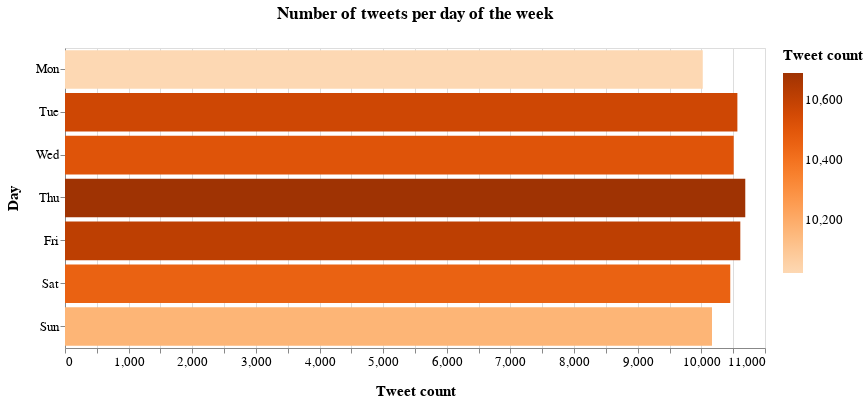

Here is the notebook cell this chart was saved with:
### Markdown cell above
The bar chart is created:

### Code cell
df = pd.DataFrame.from_dict(count, orient='index').reset_index()
df = df.rename(columns={'index':'Day',0:'Tweet count'})

#range=['#acdbf3','#a5d8f2','#9ed5f1','#97d2f0','#90cfef','#89ccee','#82c9ed','#7ac6ec','#73c3eb','#6cc0ea','#65bde9','#5ebae8','#57b7e7','#50b4e6','#48b0e4','#41ade3','#3aaae2','#33a7e1','#2ca4e0','#25a1df','#1f9edd','#1e99d6','#1d93cf','#1c8ec7','#1b89c0','#1a84b9','#197fb2','#187aab','#1775a4','#16709d','#156b95','#14668e','#136087','#125b80','#115679','#105172','#0f4c6b','#0e4763','#0d425c','#0c3d55','#0b384e','#0a3347','#092d40','#082839']
chart = alt.Chart(
    df
).mark_bar().encode(
    x = alt.X('Tweet count:Q'),
    y = alt.Y('Day', sort = ['Mon','Tue','Wed','Thu','Fri','Sat','Sun']),
    color=alt.Color('Tweet count:Q',scale=alt.Scale(scheme="oranges")),
    tooltip=[
        alt.Tooltip('Day', title='Day'),
        alt.Tooltip('Tweet count:Q', title='Tweet count')
    ]
).transform_window(
    rank='rank(count)',
    sort=[alt.SortField('count', order='descending')]
).properties(
    width=700,
    height=300,
    title = "Number of tweets per day of the week"
).configure_title(
    fontSize=17,
    offset=25
).configure_axis(
    labelFontSize=13,
    titleFontSize=15,
    titlePadding=15
).configure_legend(
    gradientThickness=20,
    titleFontSize=15,
    labelFontSize=13,
    titlePadding=10
)

chart

### Figure 1 — Vega-Lite specification as saved in the notebook (floating-point values rounded to 4 significant figures)
{"config": {"view": {"continuousWidth": 400, "continuousHeight": 300}, "axis": {"labelFontSize": 13, "titleFontSize": 15, "titlePadding": 15}, "legend": {"gradientThickness": 20, "labelFontSize": 13, "titleFontSize": 15, "titlePadding": 10}, "title": {"fontSize": 17, "offset": 25}}, "data": {"name": "data-f5cda8e8c16a9b3059fecd7082d1df4a"}, "mark": "bar", "encoding": {"color": {"type": "quantitative", "field": "Tweet count", "scale": {"scheme": "oranges"}}, "tooltip": [{"type": "nominal", "field": "Day", "title": "Day"}, {"type": "quantitative", "field": "Tweet count", "title": "Tweet count"}], "x": {"type": "quantitative", "field": "Tweet count"}, "y": {"type": "nominal", "field": "Day", "sort": ["Mon", "Tue", "Wed", "Thu", "Fri", "Sat", "Sun"]}}, "height": 300, "title": "Number of tweets per day of the week", "transform": [{"window": [{"op": "rank", "field": "count", "as": "rank"}], "sort": [{"field": "count", "order": "descending"}]}], "width": 700, "$schema": "https://vega.github.io/schema/vega-lite/v4.8.1.json", "datasets": {"data-f5cda8e8c16a9b3059fecd7082d1df4a": [{"Day": "Tue", "Tweet count": 10566}, {"Day": "Wed", "Tweet count": 10508}, {"Day": "Thu", "Tweet count": 10690}, {"Day": "Fri", "Tweet count": 10612}, {"Day": "Sat", "Tweet count": 10454}, {"Day": "Sun", "Tweet count": 10167}, {"Day": "Mon", "Tweet count": 10022}]}}
